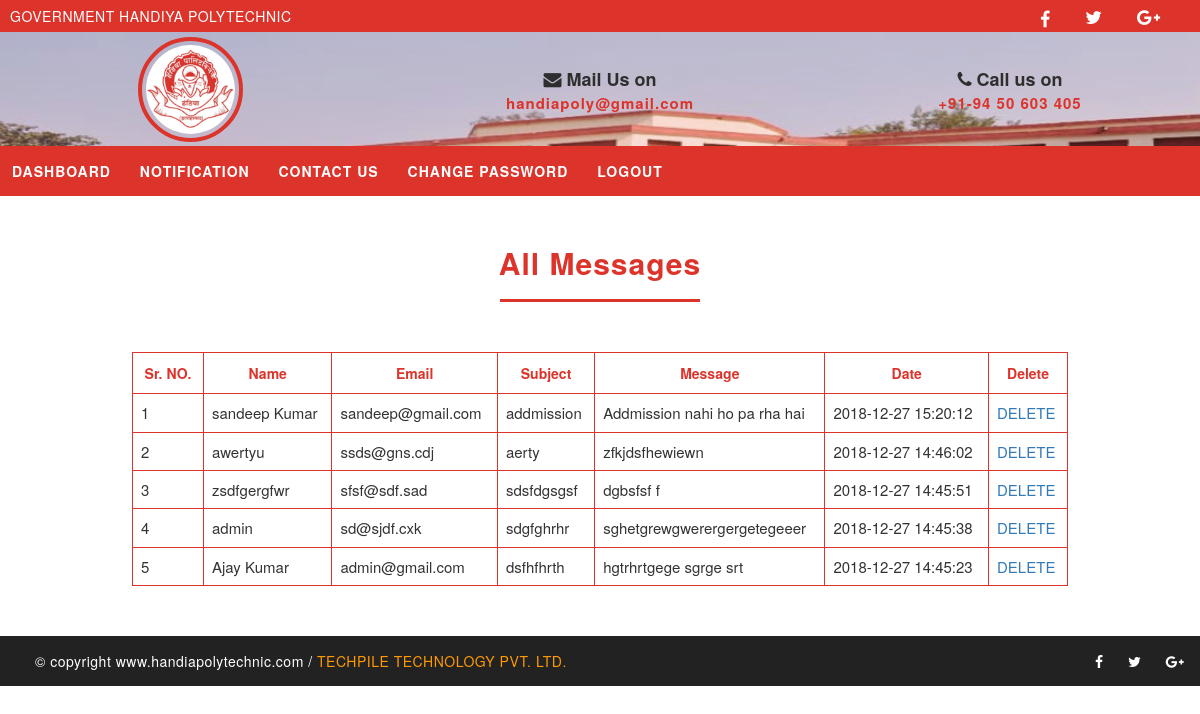
/admin/messages.php (signed in), run on the app's committed database.
### tables this page shows
CREATE TABLE `msg_tbl` (
  `id` int(50) NOT NULL,
  `name` varchar(60) NOT NULL,
  `email` varchar(60) NOT NULL,
  `subject` varchar(300) NOT NULL,
  `msg` longtext NOT NULL,
  `sent_date` datetime NOT NULL,
  `status` enum('active','block') NOT NULL
);

### admin/messages.php (the view, shortened to what this page needs)
<!DOCTYPE html>
<html>
<head>
	<?php
		include('link.php');
	?>
</head>
<body>
	<?php
		include('mainhead.php');
	?>
<div class="row" style="margin-top: 50px;">
	<div class="col-sm-12 pagecontentdiv">
		<div class="col-sm-12">
			<h2>All Messages</h2>
			<hr class="mainunderline"/>
			<div class="col-sm-12">
				<div class="row">
					<div class="8 wow slideInLeft" data-wow-offset="10" data-wowiteration="10">
						<table border="1px" cellpadding="5px;" style="width: 80%; margin-left: 50%; transform: translate(-50%);">
							<tr>
								<th>Sr. NO.</th>
								<th>Name</th>
								<th>Email</th>
								<th>Subject</th>
								<th>Message</th>
								<th>Date</th>
								<th>Delete</th>
							</tr>
							<?php
								include('connection.php');
								$sql="select * from msg_tbl order by id desc";
								$res=mysqli_query($con,$sql);
								$a=1;
								while($row=mysqli_fetch_array($res))
								{
									?>
										<tr>
											<td><?php echo "$a"; ?></td>
											<td><?php echo $row['name']; ?></td>
											<td><?php echo $row['email']; ?></td>
											<td><?php echo $row['subject']; ?></td>
											<td><?php echo $row['msg']; ?></td>
											<td><?php echo $row['sent_date']; ?></td>
											<td><a onclick="return dlt()" href="deletemsg.php?id=<?php echo $row['id']; ?>">DELETE</a></td>
										</tr>
									<?php
									$a++;
								}
							?>
						</table>
					</div>
				</div>
			</div>
		</div>
	</div>
</div>
	<?php
		include('footer.php');
	?>
</body>
</html>

### admin/css/mystyle.css (style rules this page uses)
body { overflow-x: hidden; }
.detailsdiv h2, .calenderdiv h2, .pagecontentdiv h2 { color: #dc332b; letter-spacing: 1px; font-weight: 600; padding: 0; margin: 0; text-align: center; display: block; }
.detailsdiv .mainunderline, .calenderdiv .mainunderline, .pagecontentdiv .mainunderline { height: 3px; width: 200px; background: #dc332b; border: none; margin-bottom: 50px; }

### admin/messages.php (style rules this page uses)
table { border: 1px solid #dc332b; }
table tr th { color: #dc332b; text-align: center; padding: 10px; }
table tr td { padding: 8px; font-size: 15px; }

### data on the page
msg_tbl: name "sandeep Kumar", email "sandeep@gmail.com", subject "addmission", msg "Addmission nahi ho pa rha hai", sent_date "2018-12-27 15:20:12"
msg_tbl: name "awertyu", email "ssds@gns.cdj", subject "aerty", msg "zfkjdsfhewiewn", sent_date "2018-12-27 14:46:02"
msg_tbl: name "zsdfgergfwr", email "sfsf@sdf.sad", subject "sdsfdgsgsf", msg "dgbsfsf f", sent_date "2018-12-27 14:45:51"
msg_tbl: name "admin", email "sd@sjdf.cxk", subject "sdgfghrhr", msg "sghetgrewgwerergergetegeeer", sent_date "2018-12-27 14:45:38"
msg_tbl: name "Ajay Kumar", email "admin@gmail.com", subject "dsfhfhrth", msg "hgtrhrtgege sgrge srt", sent_date "2018-12-27 14:45:23"
